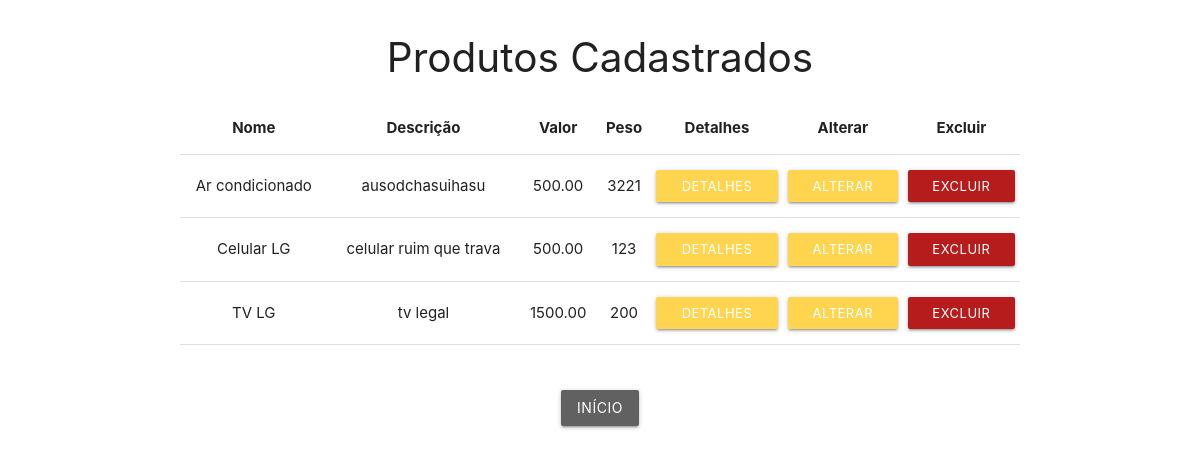
The app's page /adm/produtos/listaprodutos.php with its own data.
### tables this page shows
CREATE TABLE `produto` (
  `codigo_prod` varchar(10) NOT NULL,
  `nome_pro` varchar(50) DEFAULT NULL,
  `descricao` varchar(255) DEFAULT NULL,
  `valor_unitario` decimal(10,2) DEFAULT NULL,
  `quantidade` decimal(5,2) DEFAULT NULL,
  `peso` varchar(10) DEFAULT NULL,
  `dimensoes` varchar(15) DEFAULT NULL,
  `unidade_Venda` varchar(3) DEFAULT NULL,
  `id` int(11) NOT NULL,
  `imgprincipal` varchar(100) NOT NULL
);

### adm/produtos/listaprodutos.php (the view, shortened to what this page needs)
<!DOCTYPE html>
<html lang="pt-br">
<head>
    <link rel="stylesheet" href="https://cdnjs.cloudflare.com/ajax/libs/materialize/1.0.0/css/materialize.min.css">
</head>
<body>
    <div class="container" style="text-align: center;">
     <h2 style="font-size: 270%;">Produtos Cadastrados</h2>
     <table class="centered">
        <thead>
          <tr>
              <th>Nome</th>
              <th>Descrição</th>
              <th>Valor</th>
              <th>Peso</th>
              <th>Detalhes</th>
              <th>Alterar</th>
              <th>Excluir</th>
          </tr>
        </thead>
        <tbody>
        <?php
        $conexao = conectar();
        $sql = "SELECT * FROM produto order by nome_pro";
        $resultado = $conexao->query($sql);
        foreach ($resultado as $clientes){
          echo "<tr>";
           echo "<td>";
           echo $clientes["nome_pro"];
           echo "</td>";
           echo "<td>";
           echo $clientes["descricao"];
           echo "</td>";
           echo "<td>";
           echo $clientes["valor_unitario"];
           echo "</td>";
           echo "<td>";
           echo $clientes["peso"];
           echo "</td>";
           echo "<td>";
           echo "<a href='detalhesproduto.php?codigo=". $clientes["codigo_prod"] ."' class='waves-effect waves-light btn-small amber lighten-2'>Detalhes</a>";
           echo "</td>";
           echo "<td>";
           echo "<a href='editaproduto.php?codigo=". $clientes["codigo_prod"] ."' class='waves-effect waves-light btn-small amber lighten-2'>Alterar</a>";
           echo "</td>";
           echo "<td>";
           echo "<a href='excluiproduto.php?codigo=". $clientes["codigo_prod"] ."' class='waves-effect waves-light btn-small red darken-4'>Excluir</a>";
           echo "</td>";
          echo "</tr>";
        }
        ?>
        </tbody>
      </table> <br> <br>
      <a href="../index.html" class='btn waves-effect waves-light grey darken-2'>início</a>
    </div>
</body>
</html>

### adm/produtos/listaprodutos.php (style rules this page uses)
td a { width: 100%; }

### records on screen
produto: nome_pro "Ar condicionado", descricao "ausodchasuihasu", valor_unitario "500.00", peso "3221"
produto: nome_pro "Celular LG", descricao "celular ruim que trava", valor_unitario "500.00", peso "123"
produto: nome_pro "TV LG", descricao "tv legal", valor_unitario "1500.00", peso "200"
